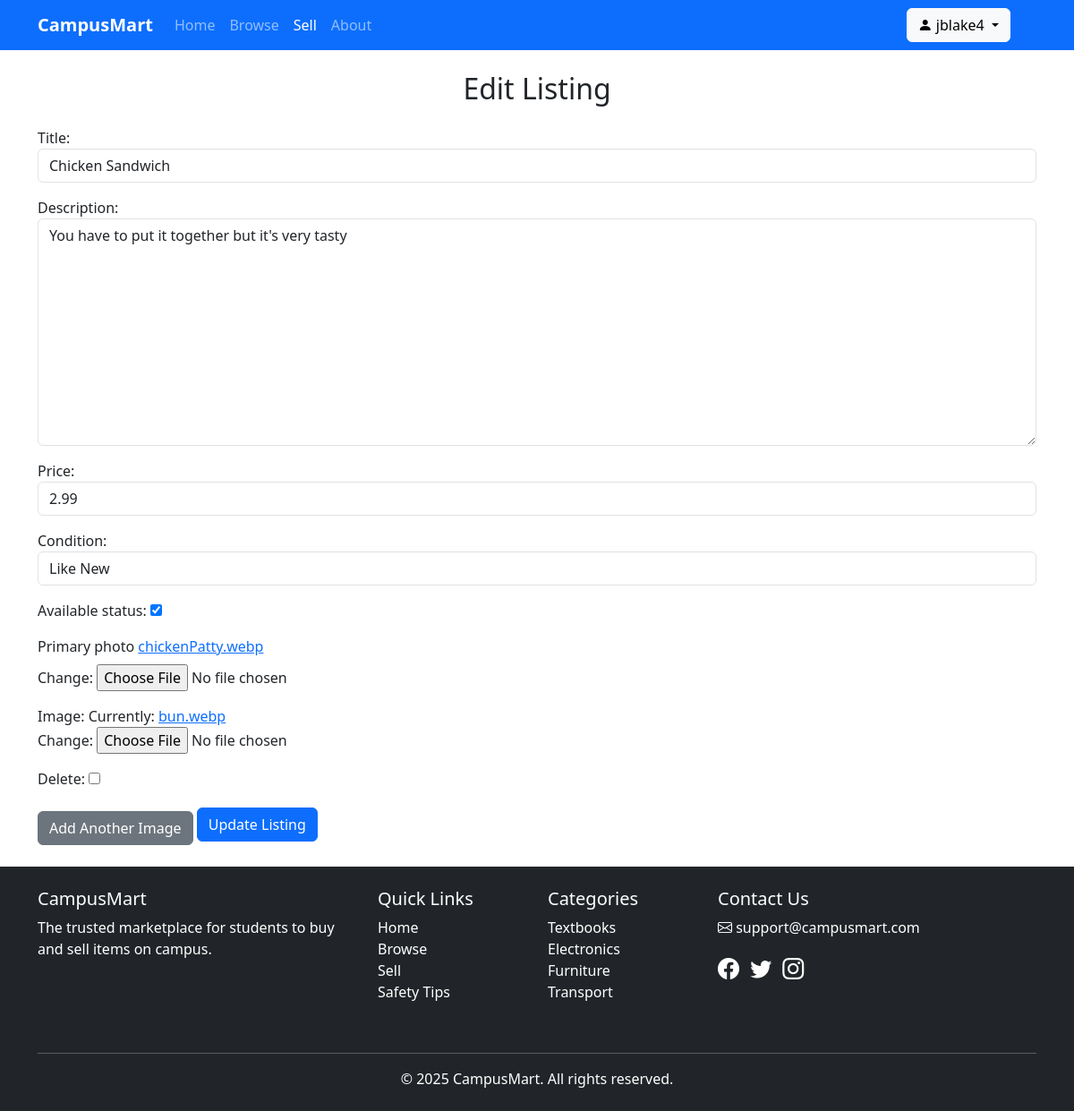
The page /edit-listing/12 (signed in) on the database its author committed.
### campusmart/models.py (models this page shows, shortened)
class User(models.Model):
    name = models.CharField(max_length=200)
    username = models.CharField(max_length=200, unique=True)
    password = models.TextField()
    email = models.EmailField(max_length=200, unique=True)
    extra_listings_remaining = models.IntegerField(default=0)

class Listing(models.Model):
    conditionChoices = [
        ("N", "New"),
        ("L" , "Like New"),
        ("V" , "Very Good"),
        ("G" , "Good"),
        ("A" , "Acceptable"),
        ("F" , "Fair"),
        ("P" , "Poor")
    ]
    title = models.CharField(max_length=200)
    description = models.CharField(max_length=4000)
    price = models.DecimalField(decimal_places=2, max_digits=9)
    condition = models.CharField(max_length=1, choices=conditionChoices, default="G")
    available_status = models.BooleanField(default=True)
    date = models.DateField(default=timezone.now)
    primary_photo = models.ImageField(upload_to='')
    seller = models.ForeignKey(User, on_delete=models.CASCADE)

### campusmart/views.py (the view)
# urls.py: path('edit-listing/<int:pk>', views.edit_listing, name='edit_listing'),
def edit_listing(request, pk):
    if 'user' not in request.session: #redirect to login if not logged in
        return redirect('campusmart:login')
    username = request.session['user']
    user = User.objects.get(username=username)
    listing = get_object_or_404(Listing, id=pk)
    if listing.seller != user:
        messages.error(request, 'You do not own this item')
        return redirect('campusmart:home')
    if request.method == 'POST':
        parentForm = EditListingForm(request.POST, request.FILES, instance=listing)
        factoryForm = ListingImageForm(request.POST, request.FILES, instance=listing)
        if parentForm.is_valid() and factoryForm.is_valid():
                listing.save()
                factoryForm.save()
                messages.success(request, "Listing edited successfully!")
                return redirect('campusmart:home')
    else:
        parentForm = EditListingForm(instance=listing)
        factoryForm = ListingImageForm(instance=listing)
    return render(request, 'campusmart/edit_listing.html', {'parentForm': parentForm, 'factoryForm' : factoryForm} )

### campusmart/forms.py
class EditListingForm(forms.ModelForm):
    class Meta:
        model = Listing
        fields = ['title', 'description', 'price', 'condition', 'available_status', 'primary_photo']
        widgets = {
            'title': forms.TextInput(attrs={'class':'form-control'}),
            'description': forms.Textarea(attrs={'class':'form-control'}),
            'price': forms.NumberInput(attrs={'class':'form-control'}),
            'condition': forms.Select(attrs={'class':'form-control'}),
            'available_status': forms.CheckboxInput,
            'primary_photo': forms.FileInput,
        }

### campusmart/templatetags/filename_filter.py (called while the page is built)
@register.filter
def get_filename(value):
    return os.path.basename(value)

### campusmart/templates/campusmart/edit_listing.html (shortened to what this page needs)
{% extends "./base_page.html" %}
{% load filename_filter %}
{% block content %}
<div class="container">
    <div class="login-container">
        <br/>
        <h2 class="text-center mb-4">Edit Listing</h2>
        <form method="post" enctype="multipart/form-data">
            {% for field in parentForm %}
            {% if field.name != 'primary_photo' %}
              <div class="mb-3">
                {{ field.label_tag }}
                {{ field }}
              </div>
            {% endif %}
            {% endfor %}
            <div class="mb-3">
                <p>
                    <label for="{{ parentForm.primary_photo.id_for_label }}" class="form-label">{{ parentForm.primary_photo.label }}</label>
                    {% if parentForm.instance.primary_photo %}
                        <a href="{{ parentForm.instance.primary_photo.url }}">{{ parentForm.instance.primary_photo.name|get_filename }}</a><br>
                        Change:
                    {% else %}
                        No image currently uploaded.<br>
                        Upload:
                    {% endif %}
                    {{ parentForm.primary_photo }}
                </p>
            </div>
            <div id="image-formset-container">
                {% for form in factoryForm %}
                <div class="form-group">
                    {{ form.as_p }}
                </div>
                {% endfor %}
            </div>
            <button type="button" id="add-image-form" class="btn btn-secondary mt-2">Add Another Image</button>
            <button type="submit" class="btn btn-primary">Update Listing</button>
        </form>
        <br/>
    </div>
</div>
{% endblock %}

### campusmart/templates/campusmart/base_page.html (shortened to what this page needs)
<!DOCTYPE html>
<html lang="en">
<head>
    <link href="https://cdn.jsdelivr.net/npm/bootstrap@5.3.2/dist/css/bootstrap.min.css" rel="stylesheet">
    <link rel="stylesheet" href="https://cdn.jsdelivr.net/npm/bootstrap-icons@1.11.1/font/bootstrap-icons.css">
</head>
<body>
    <nav class="navbar navbar-expand-lg navbar-dark bg-primary sticky-top">
        <div class="container">
            <a class="navbar-brand" href="{% url 'campusmart:home' %}">CampusMart</a>
            <div class="collapse navbar-collapse" id="navbarNav">
                <ul class="navbar-nav me-auto">
                    <li class="nav-item">
                        <a id="homeTab" class="nav-link active" href="{% url 'campusmart:home' %}">Home</a>
                    </li>
                    <li class="nav-item">
                        <a id="listTab" class="nav-link" href="{% url 'campusmart:listings' %}">Browse</a>
                    </li>
                    <li class="nav-item">
                        <a id="sellTab" class="nav-link" href="{% url 'campusmart:create_listing' %}">Sell</a>
                    </li>
                    <li class="nav-item">
                        <a id="aboutTab" class="nav-link" href="#">About</a>
                    </li>
                </ul>
                <div class="d-flex" style="margin-right:3%;">
                    {% if request.session.user %}
                        <div class="dropdown">
                            <button class="btn btn-light dropdown-toggle" type="button" id="userDropdown" data-bs-toggle="dropdown">
                                <i class="bi bi-person-fill"></i> {{ request.session.user }}
                            </button>
                        </div>
                    {% else %}
                        <a href="{% url 'campusmart:login' %}" class="btn btn-outline-light">
                            <i class="bi bi-box-arrow-in-right"></i> Login/Signup
                        </a>
                    {% endif %}
                </div>
            </div>
        </div>
    </nav>
    {% block content %}{% endblock %}
    <footer class="bg-dark text-white py-4">
        <div class="container">
            <div class="row">
                <div class="col-md-4 mb-4">
                    <h5>CampusMart</h5>
                    <p>The trusted marketplace for students to buy and sell items on campus.</p>
                </div>
                <div class="col-md-2 mb-4">
                    <h5>Quick Links</h5>
                    <ul class="list-unstyled">
                        <li><a href="{% url 'campusmart:home' %}" class="text-white text-decoration-none">Home</a></li>
                        <li><a href="{% url 'campusmart:listings' %}" class="text-white text-decoration-none">Browse</a></li>
                        <li><a href="{% url 'campusmart:create_listing' %}" class="text-white text-decoration-none">Sell</a></li>
                        <li><a href="#" class="text-white text-decoration-none">Safety Tips</a></li>
                    </ul>
                </div>
                <div class="col-md-2 mb-4">
                    <h5>Categories</h5>
                    <ul class="list-unstyled">
                        <li><a href="#" class="text-white text-decoration-none">Textbooks</a></li>
                        <li><a href="#" class="text-white text-decoration-none">Electronics</a></li>
                        <li><a href="#" class="text-white text-decoration-none">Furniture</a></li>
                        <li><a href="#" class="text-white text-decoration-none">Transport</a></li>
                    </ul>
                </div>
                <div class="col-md-4 mb-4">
                    <h5>Contact Us</h5>
                    <p><i class="bi bi-envelope"></i> support@campusmart.com</p>
                    <div class="mt-3">
                        <a href="#" class="text-white me-2"><i class="bi bi-facebook fs-4"></i></a>
                        <a href="#" class="text-white me-2"><i class="bi bi-twitter fs-4"></i></a>
                        <a href="#" class="text-white me-2"><i class="bi bi-instagram fs-4"></i></a>
                    </div>
                </div>
            </div>
            <hr>
            <div class="text-center">
                <p class="mb-0">&copy; 2025 CampusMart. All rights reserved.</p>
            </div>
        </div>
    </footer>
</body>
</html>

### campusmart/templates/campusmart/base_page.html (style rules this page uses)
.navbar-brand { font-weight: 700; }

### rows shown on the page
User: session.user "jblake4"
Listing: parentForm "Chicken Sandwich" "You have to put it together but it's very tasty" "2.99" "Like New" "☑", instance.primary_photo.name|get_filename "chickenPatty.webp"

### other values the page prints
{{ field.label_tag }} "Title:" "Description:" "Price:" "Condition:" "Available status:"
{{ parentForm.primary_photo.label }} "Primary photo"
